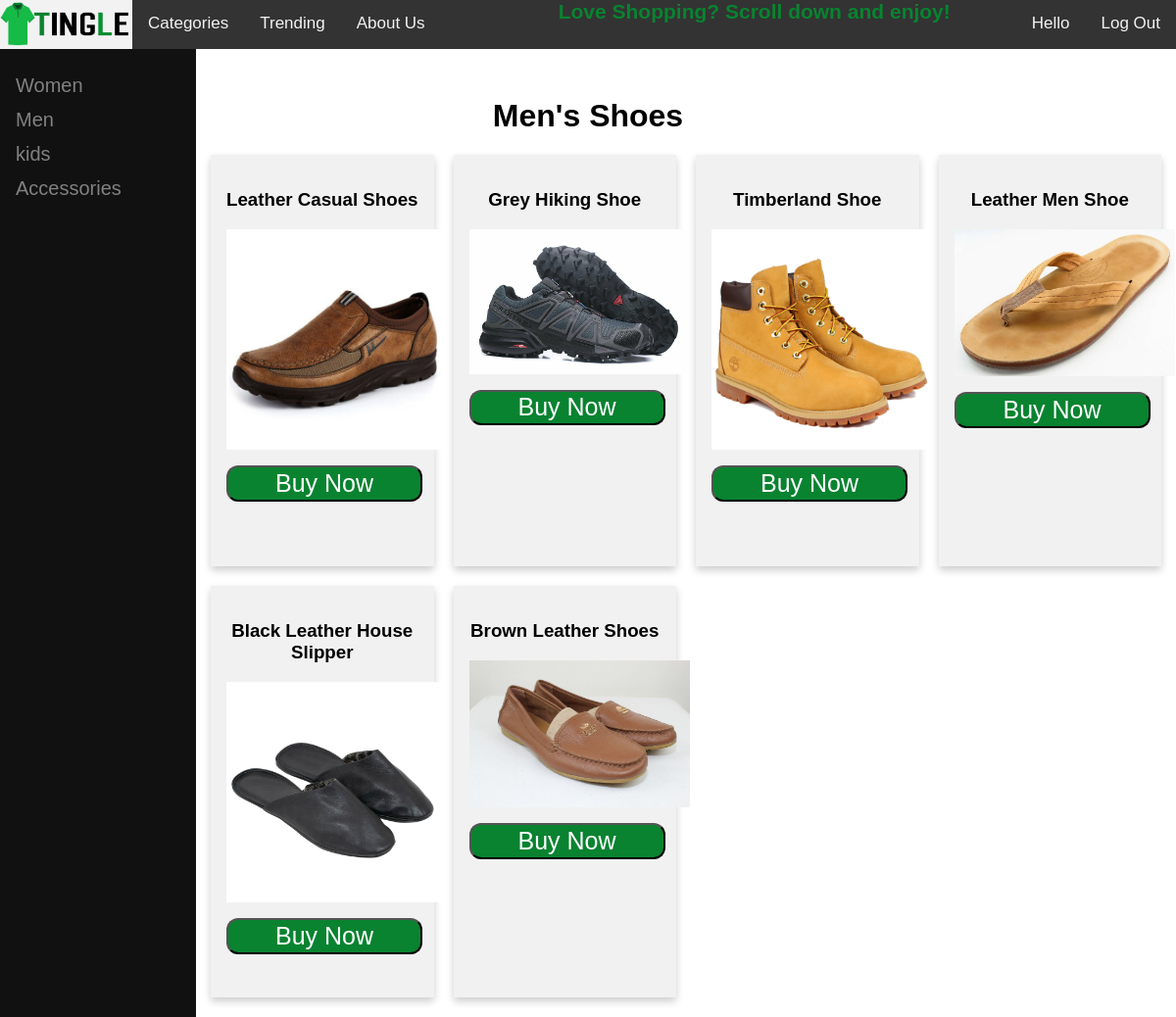
Screenshot of /php/mshoes.php with the database file from the repository.
### tables this page shows
CREATE TABLE `item` (
  `itemId` int(10) NOT NULL,
  `iName` varchar(50) NOT NULL,
  `SID` varchar(10) NOT NULL,
  `iCategory` varchar(50) DEFAULT NULL,
  `iSubcategory` varchar(50) NOT NULL,
  `iPrice` decimal(6,2) NOT NULL,
  `qtyOnHand` int(5) NOT NULL,
  `description` varchar(500) NOT NULL
);

### php/mshoes.php (the view, shortened to what this page needs)
<html>
    <head>
      <link rel="stylesheet" type="text/CSS" href="../css/catstyle.css">
    </head>
  <body>
    <?php
      include('navbar.php');
      include('sidenavbar.php');
      ?>
      <center><h1>Men's Shoes</h1></center>
      <div class="content">
      <?php
      $path='../images/';
      $ex='.jpg';
      $sql="SELECT * FROM item WHERE iCategory=1 AND iSubcategory=2";
      $result=$connection->query($sql);
          $count=0;
          while($row=$result->fetch_assoc()){
              if($count%4==0){
                  echo "
                  <div class='row'>
                  ";
              }
              $id=(string)$row['itemId'];
              $name=$row['iName'];
              $count++;
              $button="<a href='item.php?id=".$id."'><button value='ddfa' class='buynowbutton'>Buy Now</button></a>";
              echo "<div class='column'><div class='item'><h3>".$name."</h3>
              <p><img class='itemimg' src='".$path.$id.$ex."'></p><p>".$button."</p></div></div>";
              if($count%4==0){
                  echo "</div>";
              }
          }
?>
  </div>
  </body>
</html>

### css/catstyle.css (style rules this page uses)
.content { margin-left:200px; border-left:none; padding:none; }
* { box-sizing: border-box; }

### css/style.css (style rules this page uses)
body { margin: 0; font-family: Arial, Helvetica, sans-serif; }
a { text-decoration:none; }
* { box-sizing: border-box; }
.column { float: left; width: 25%; padding: 0 10px; }
.row { padding-left: 10px; padding-bottom: 20px; width: 100%; margin: 0 -5px; }
.row:after { content: ""; display: table; clear: both; }
.item { height: 420px; box-shadow: 0 4px 8px 0 rgba(0, 0, 0, 0.2); padding: 16px; text-align: center; background-color: #f1f1f1; }
.itemimg { max-width: 225px; max-height: 225px; width: auto; height: auto; }
.buynowbutton { text-decoration: none; width: 200px; padding: 1%; font-size: 25px; background-color: #098330; color: white; margin: 4px 2px; margin-left: auto; margin-right: auto; display: block; border-radius: 12px; }

### rows the page displays
item: iName "Leather Casual Shoes", shows a picture
item: iName "Grey Hiking Shoe", shows a picture
item: iName "Timberland Shoe", shows a picture
item: iName "Leather Men Shoe", shows a picture
item: iName "Black Leather House Slipper", shows a picture
item: iName "Brown Leather Shoes", shows a picture
